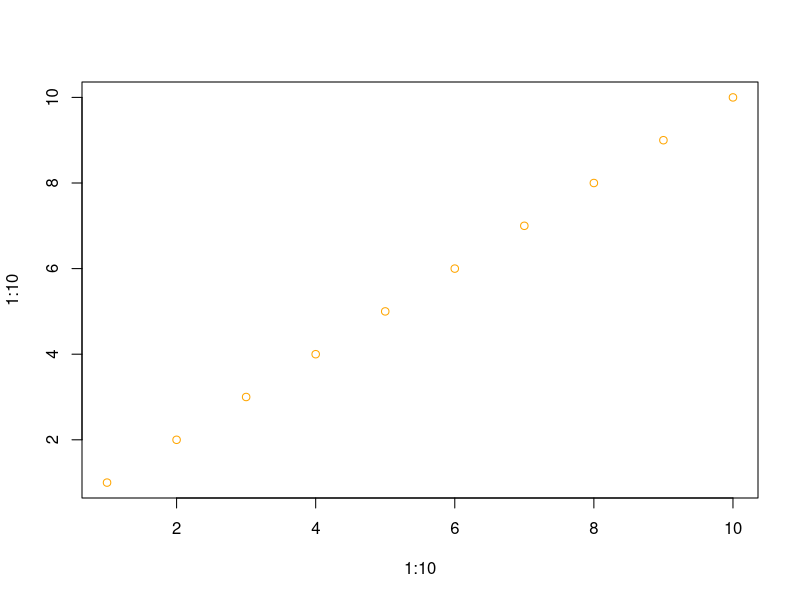

Here is the R script that generated this plot:
graphique <- function() {
  # Affichage du graphique
  plot(1:10, 1:10, col = "orange")
  # Sauvegarde dans un fichier PNG
  dev.copy(png, "graphique.png", width = 800, height = 600)
  dev.off()
}
graphique()
